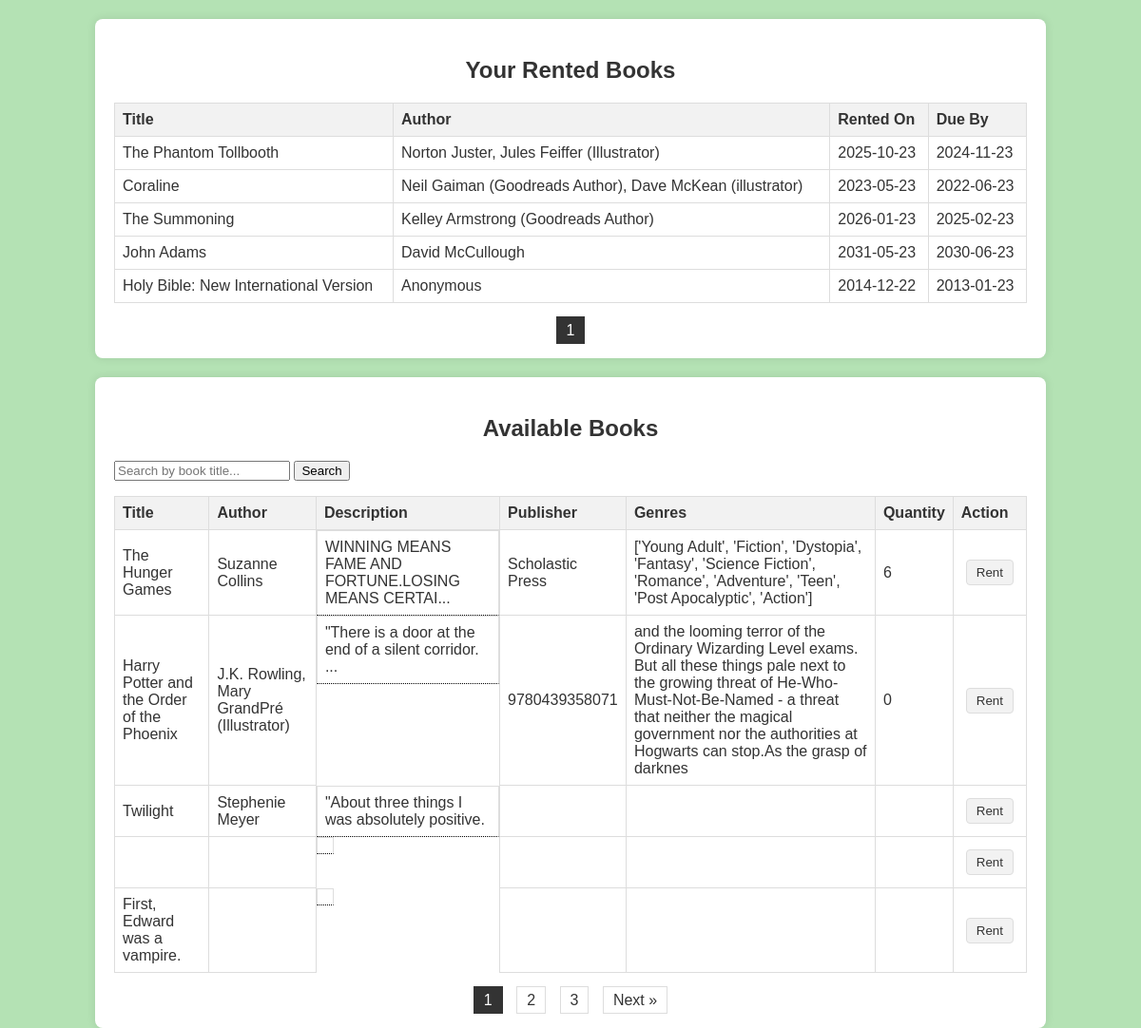
Before: /user/books.php (signed in) with the older database file.
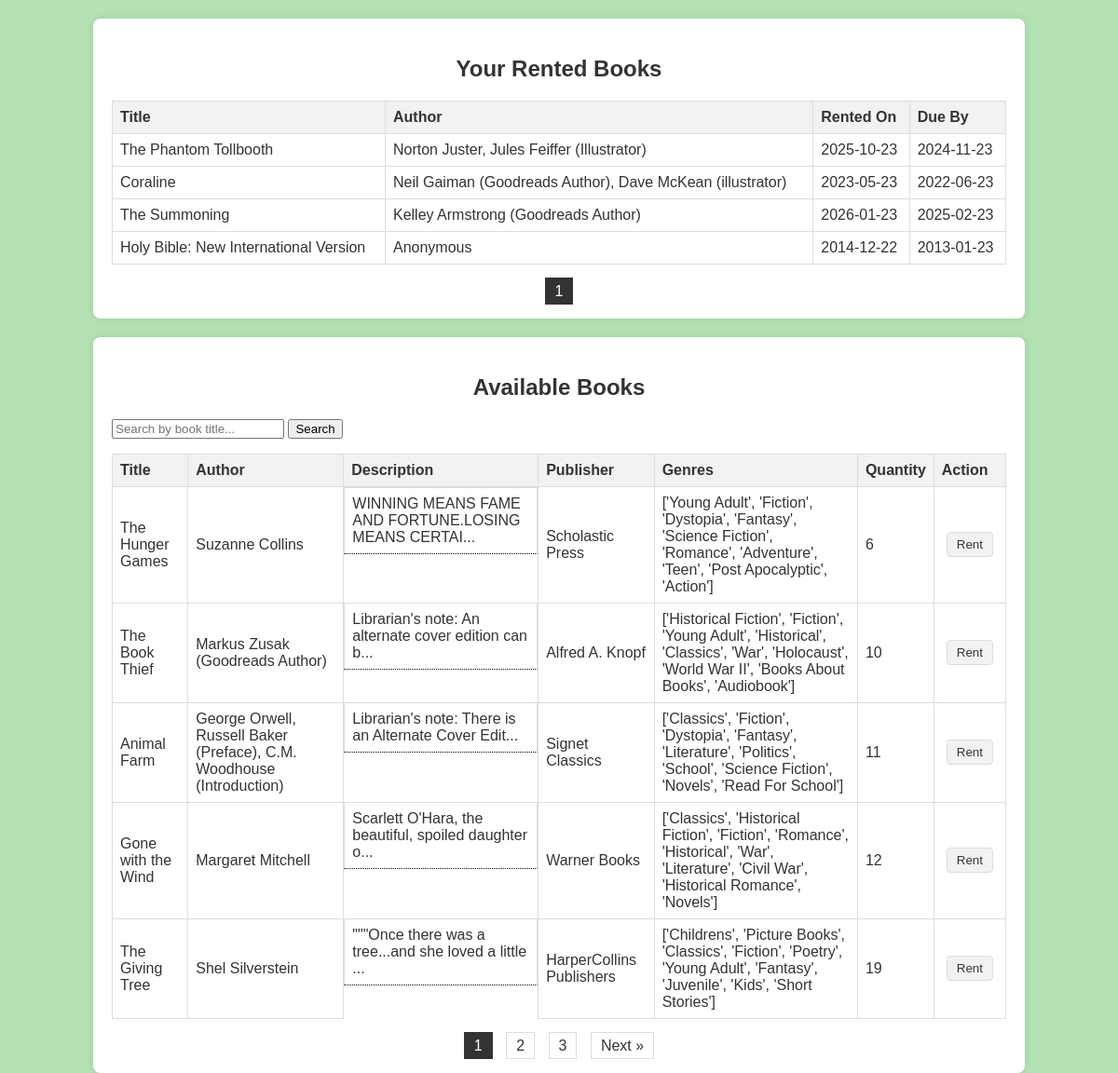
After: the same page with the newer database file.
### tables this page shows
CREATE TABLE `Booking` (
  `id` int NOT NULL AUTO_INCREMENT,
  `user_id` int NOT NULL,
  `book_id` int NOT NULL,
  `booked_date` date NOT NULL,
  `expiration_date` date NOT NULL,
  `date_returned` date DEFAULT NULL,
  PRIMARY KEY (`id`),
  KEY `user_id` (`user_id`),
  KEY `book_id` (`book_id`),
  CONSTRAINT `Booking_ibfk_1` FOREIGN KEY (`user_id`) REFERENCES `User` (`id`) ON DELETE CASCADE,
  CONSTRAINT `Booking_ibfk_2` FOREIGN KEY (`book_id`) REFERENCES `Book` (`id`) ON DELETE CASCADE
);

CREATE TABLE `Book` (
  `id` int NOT NULL AUTO_INCREMENT,
  `title` varchar(255) DEFAULT NULL,
  `author` varchar(255) DEFAULT NULL,
  `description` text,
  `isbn` varchar(13) NOT NULL,
  `genres` varchar(255) DEFAULT NULL,
  `publisher` varchar(255) DEFAULT NULL,
  `quantity` int DEFAULT NULL,
  PRIMARY KEY (`id`,`isbn`)
);

### www/user/books.php (the view, shortened to what this page needs)
<?php
require_once '../db.php';
$userId = $_SESSION['user_id'];
$rentedBooksPerPage = 5;
$currentPageRented = isset($_GET['page_rented']) ? $_GET['page_rented'] : 1;
$startFromRented = ($currentPageRented - 1) * $rentedBooksPerPage;
$sqlRented = "SELECT Book.title, Book.author, Booking.booked_date, Booking.expiration_date FROM Booking INNER JOIN Book ON Booking.book_id = Book.id WHERE Booking.user_id = $userId LIMIT $startFromRented, $rentedBooksPerPage";
$resultRented = $conn->query($sqlRented);
$sqlCountRented = "SELECT COUNT(*) AS total FROM Booking WHERE user_id = $userId";
$resultCountRented = $conn->query($sqlCountRented);
$rowRented = $resultCountRented->fetch_assoc();
$totalRentedBooks = $rowRented['total'];
$totalPagesRented = ceil($totalRentedBooks / $rentedBooksPerPage);
$availableBooksPerPage = 5;
$currentPageAvailable = isset($_GET['page_available']) ? $_GET['page_available'] : 1;
$startFromAvailable = ($currentPageAvailable - 1) * $availableBooksPerPage;
$search = isset($_GET['search']) ? $conn->real_escape_string($_GET['search']) : '';
$sqlAvailable = "SELECT * FROM Book WHERE title LIKE '%$search%' LIMIT $startFromAvailable, $availableBooksPerPage";
$resultAvailable = $conn->query($sqlAvailable);
$sqlCountAvailable = "SELECT COUNT(id) AS total FROM Book WHERE title LIKE '%$search%'";
$resultCountAvailable = $conn->query($sqlCountAvailable);
$rowAvailable = $resultCountAvailable->fetch_assoc();
$totalAvailableBooks = $rowAvailable['total'];
$totalPagesAvailable = ceil($totalAvailableBooks / $availableBooksPerPage);
echo '<link rel="stylesheet" type="text/css" href="../style.css">';
function generatePagination($currentPage, $totalPages, $pageType) {
    $maxPagesToShow = 5;
    $pagesOffset = floor($maxPagesToShow / 2);
    $startPage = max(1, $currentPage - $pagesOffset);
    $endPage = min($totalPages, $currentPage + $pagesOffset);
    for ($page = $startPage; $page <= $endPage; $page++) {
        echo '<a href="books.php?page_' . $pageType . '=' . $page . '" ' . ($page == $currentPage ? 'class="active"' : '') . '>' . $page . '</a> ';
    }
    if ($currentPage < $totalPages) {
        echo '<a href="books.php?page_' . $pageType . '=' . ($currentPage + 1) . '">Next &raquo;</a> ';
    }
}
echo "<div class='container'>";
echo "<h2>Your Rented Books</h2>";
if ($resultRented->num_rows > 0) {
    echo "<table><tr><th>Title</th><th>Author</th><th>Rented On</th><th>Due By</th></tr>";
    while($row = $resultRented->fetch_assoc()) {
        echo "<tr><td>".$row["title"]."</td><td>".$row["author"]."</td><td>".$row["booked_date"]."</td><td>".$row["expiration_date"]."</td></tr>";
    }
    echo "</table>";
} else {
    echo "You have no rented books.<br>";
}
echo "<div class='pagination'>";
generatePagination($currentPageRented, $totalPagesRented, 'rented');
echo "</div>";
echo "</div>";
echo "<div class='container'>";
echo "<h2>Available Books</h2>";
echo "<form method='get' action=''>
        <input type='text' name='search' placeholder='Search by book title...'>
        <input type='submit' value='Search'>
      </form>";
if ($resultAvailable->num_rows > 0) {
    echo "<table><tr><th>Title</th><th>Author</th><th>Description</th><th>Publisher</th><th>Genres</th><th>Quantity</th><th>Action</th></tr>";
    while($row = $resultAvailable->fetch_assoc()) {
        $shortDescription = strlen($row["description"]) > 50 ? substr($row["description"], 0, 50) . "..." : $row["description"];
        echo "<tr>
                <td>".$row["title"]."</td>
                <td>".$row["author"]."</td>
                <td class='tooltip'>".$shortDescription."
                    <span class='tooltiptext'>".$row["description"]."</span>
                </td>
                <td>".$row["publisher"]."</td>
                <td>".$row["genres"]."</td>
                <td id='quantity_" . $row["id"] . "'>" . $row["quantity"] . "</td>
                <td><button onclick='rentBook(" . $row["id"] . ")' class='rent-button'>Rent</button></td>
              </tr>";
    }
    echo "</table>";
} else {
    echo "No books available at the moment.<br>";
}
echo "<div class='pagination'>";
generatePagination($currentPageAvailable, $totalPagesAvailable, 'available');
echo "</div>";
echo "</div>";
?>

Changed rows visible on the page:
removed booking: book.title "John Adams", book.author "David McCullough", booked_date "2031-05-23", expiration_date "2030-06-23"
removed book: title "Harry Potter and the Order of the Phoenix", author "J.K. Rowling, Mary GrandPré (Illustrator)", description "\"There is a door at the end of a silent corridor. ...", publisher "9780439358071", genres "and the looming terror of the Ordinary Wizarding Level exams. But all these things pale next to the growing threat of He-Who-Must-Not-Be-Named - a threat that neither the magical government nor the authorities at Hogwarts can stop.As the grasp of darknes", quantity "0"
removed book: title "Twilight", author "Stephenie Meyer", description "\"About three things I was absolutely positive.", id 3 (drawn)
removed book: id 4 (drawn)
removed book: title "First, Edward was a vampire.", id 5 (drawn)
now on this page (row unchanged): book: title "The Book Thief", author "Markus Zusak (Goodreads Author)", description "Librarian's note: An alternate cover edition can b...", publisher "Alfred A. Knopf", genres "['Historical Fiction', 'Fiction', 'Young Adult', 'Historical', 'Classics', 'War', 'Holocaust', 'World War II', 'Books About Books', 'Audiobook']", quantity "10"
now on this page (row unchanged): book: title "Animal Farm", author "George Orwell, Russell Baker (Preface), C.M. Woodhouse (Introduction)", description "Librarian's note: There is an Alternate Cover Edit...", publisher "Signet Classics", genres "['Classics', 'Fiction', 'Dystopia', 'Fantasy', 'Literature', 'Politics', 'School', 'Science Fiction', 'Novels', 'Read For School']", quantity "11"
now on this page (row unchanged): book: title "Gone with the Wind", author "Margaret Mitchell", description "Scarlett O'Hara, the beautiful, spoiled daughter o...", publisher "Warner Books", genres "['Classics', 'Historical Fiction', 'Fiction', 'Romance', 'Historical', 'War', 'Literature', 'Civil War', 'Historical Romance', 'Novels']", quantity "12"
now on this page (row unchanged): book: title "The Giving Tree", author "Shel Silverstein", description "\"\"\"Once there was a tree...and she loved a little ...", publisher "HarperCollins Publishers", genres "['Childrens', 'Picture Books', 'Classics', 'Fiction', 'Poetry', 'Young Adult', 'Fantasy', 'Juvenile', 'Kids', 'Short Stories']", quantity "19"
